Frame 1 (no input): blank canvas, image omitted
Frame 60 (no input): blank canvas, image omitted
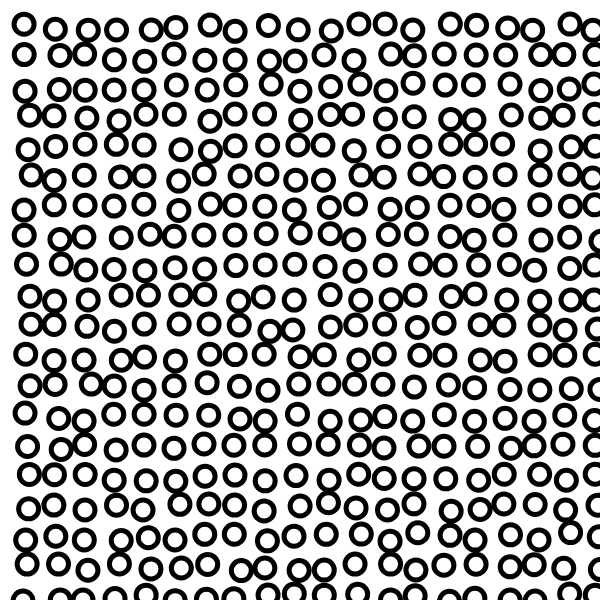
Frame 120 (the mouse pressed at the canvas centre since frame 60)

The p5.js sketch whose frames 1 and 60 were blank and that drew this single picture after the mouse press (run headless with seeded random() and noise() and a simulated clock; from frame 60 on, the mouse is pressed at the canvas centre):

// p5.js sketch
// ── sketch.js
var tileCount = 20;
var circleAlpha = 180;
var circleColor;
var noisePermutations;

var t = 0.0;

function setup() {
  createCanvas(600, 600);
  circleColor = color(0);
  
  randomSeed(0);
  
  noisePermutations = [];
  for (var i = 0; i < tileCount; i++) {
    noisePermutations[i] = [];
    for (var j = 0; j < tileCount; j++) {
      noisePermutations[i][j] = { x: random(0, 2), y: random(0, 2) };
    }
  }
}

function draw() {
  translate(width / tileCount / 2, height / tileCount / 2);
  background(255);
  noFill();
  
  stroke(circleColor, circleAlpha);
  strokeWeight(mouseY/60);
  
  t += 0.008;
  
  for (var gridY = 0; gridY < tileCount; gridY++) {
    for (var gridX = 0; gridX < tileCount; gridX++) {
      var posX = width / tileCount * gridX;
      var posY = height / tileCount * gridY;
      
      var shiftX = noise(t + noisePermutations[gridY][gridX].x) * 25;
      var shiftY = noise(t + noisePermutations[gridY][gridX].y) * 25;
      
      ellipse(posX + shiftX, posY + shiftY, mouseY/15, mouseY/15);
    }
  }
}
